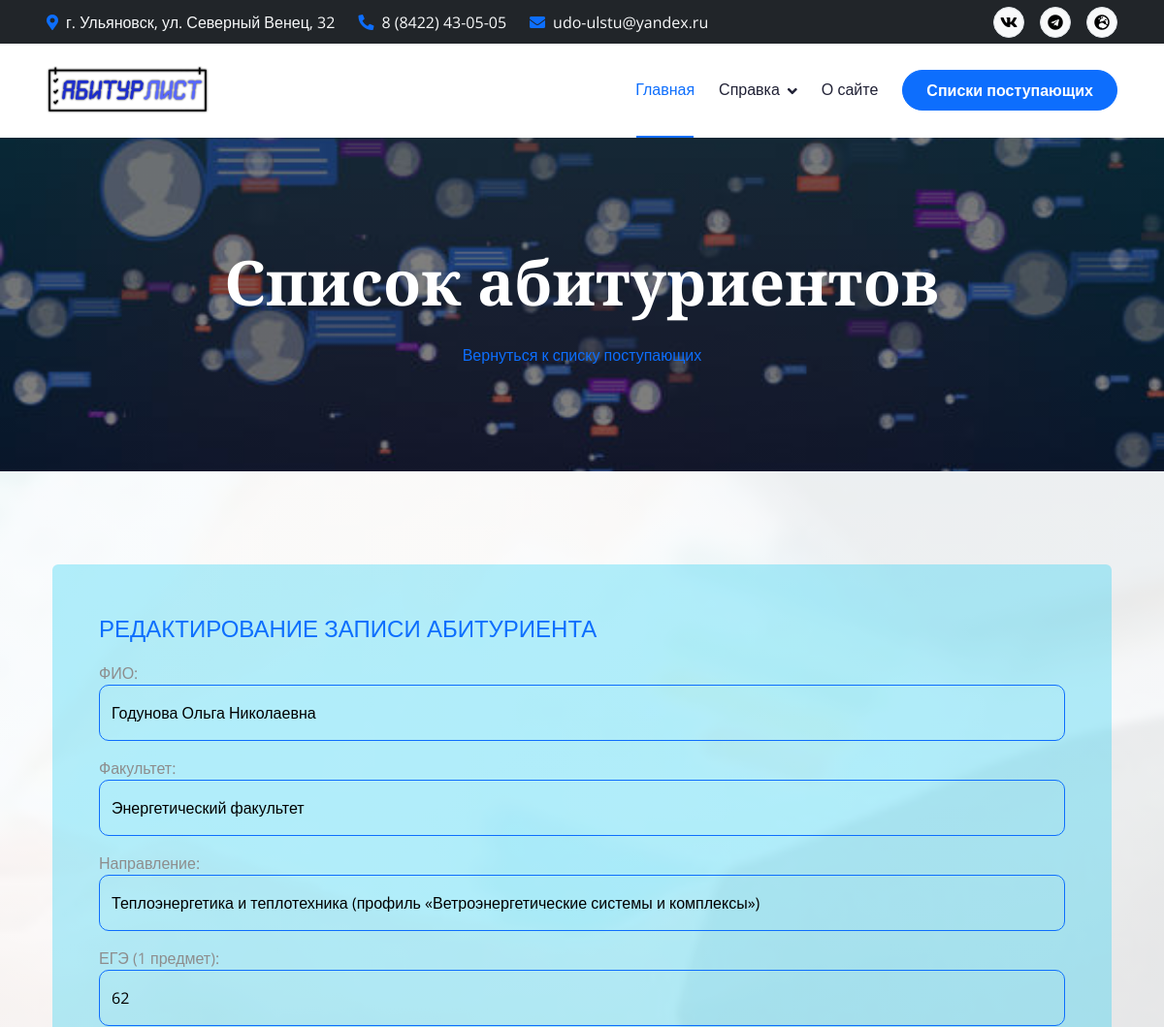
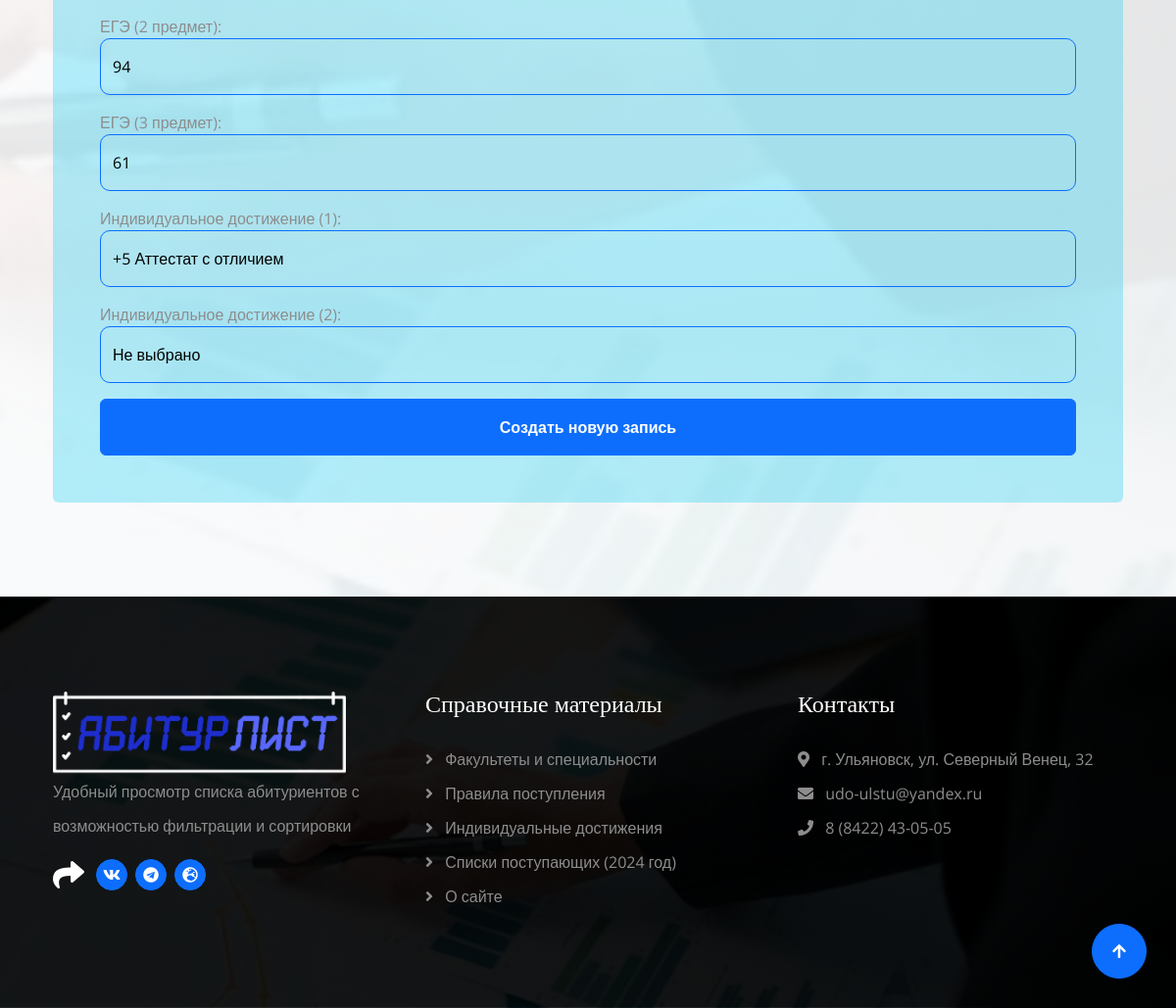
The page /applicants/16/edit on the database its author committed (2 pictures, top to bottom).
### web_app/models.py (models this page shows)
class Applicant(db.Model):
    __tablename__ = 'applicants'
    id = db.Column(db.Integer, primary_key=True)
    fullname = db.Column(db.String(500), nullable=False)
    ege1 = db.Column(db.Integer, nullable=False)
    ege2 = db.Column(db.Integer, nullable=False)
    ege3 = db.Column(db.Integer, nullable=False)
    specialty_id = db.Column(db.Integer, db.ForeignKey('specialties.id'), nullable=False)
    individualachievements1_id = db.mapped_column(db.Integer, db.ForeignKey('individualachievementss.id'), nullable=True)
    individualachievements2_id = db.mapped_column(db.Integer, db.ForeignKey('individualachievementss.id'), nullable=True)
    specialty = db.relationship('Specialty')
    individualachievements1 = db.relationship('IndividualAchievements', foreign_keys=[individualachievements1_id])
    individualachievements2 = db.relationship('IndividualAchievements', foreign_keys=[individualachievements2_id])

### web_app/views.py (the view, shortened to what this page needs)
@app.route('/applicants/<a_id>/edit', methods=['GET', 'POST'])
def applicant_edit(a_id):
    faculties = Faculty.query.all()
    specialties = Specialty.query.all()
    ia = IndividualAchievements.query.all()
    select_applicant = Applicant.query.filter_by(id=int(a_id)).first()
    return render_template('applicant_edit.html', faculties=faculties, specialties=specialties, ia=ia, applicant=select_applicant)

### web_app/views.py (called while the page is built)
@app.after_request
def redirect_to_signin(response):
    if response.status_code == 401:
        return redirect(url_for('login'))
    return response

### web_app/templates/applicant_edit.html (shortened to what this page needs)
{% extends 'base.html' %}
{% block content %}
        <div class="container-fluid bg-breadcrumb">
            <div class="container text-center py-5" style="max-width: 900px;">
                <h3 class="text-white display-3 mb-4 wow fadeInDown" data-wow-delay="0.1s">Список абитуриентов</h1>
                <ol class="breadcrumb justify-content-center mb-0 wow fadeInDown" data-wow-delay="0.3s">
                    <li class="breadcrumb-item active text-primary"><a href="{{ url_for('applicants') }}">Вернуться к списку поступающих</a></li>
                </ol>
            </div>
        </div>
        <div class="container-fluid appointment py-5">
            <div class="container py-5">
                <div class="row g-5 align-items-center">
                    <div class="col-lg-12 wow fadeInRight" data-wow-delay="0.4s">
                        <div class="appointment-form rounded p-5">
                            <p class="fs-4 text-uppercase text-primary">Редактирование записи абитуриента</p>
                            <form method="POST" enctype="multipart/form-data">
                                <div class="row gy-3 gx-4">
                                    <div class="col-xl-12">
                                        <label>ФИО:</label>
                                        <input type="text" name="fullname" value="{{ applicant.fullname }}" class="form-control py-3 border-primary bg-transparent text-black" placeholder="Иванов Иван Иванович" value="{{ lastname }}" required>
                                    </div>
                                    <div class="col-xl-12">
                                        <label>Факультет:</label>
                                        <select id="faculties" name="faculties" onchange="faculty_id_click()" class="form-control py-3 border-primary bg-transparent text-black">
                                            {% for f in faculties %}
                                                <option value="{{ f.id }}" {% if f.id == applicant.specialty.faculty.id %} selected {% endif %}>{{ f.name }}</option>
                                            {% endfor %}
                                        </select>
                                    </div>
                                    <div class="col-xl-12">
                                        <label>Направление:</label>
                                        <select id="specialties" name="specialties" class="form-control py-3 border-primary bg-transparent text-black" placeholder="Фамилия" value="{{ lastname }}" required>
                                            {% for s in specialties %}
                                                {% if s.faculty.id == applicant.specialty.faculty.id %}
                                                    <option id="{{ s.faculty.id }}" value="{{ s.id }}" {% if s.id == applicant.specialty.id %} selected {% endif %}>{{ s.name }} (профиль «{{ s.profile }}»)</option>
                                                {% else %}
                                                    <option id="{{ s.faculty.id }}" value="{{ s.id }}" style="display:none">{{ s.name }} (профиль «{{ s.profile }}»)</option>
                                                {% endif %}
                                            {% endfor %}
                                        </select>
                                    </div>
                                    <div class="col-xl-12">
                                        <label>ЕГЭ (1 предмет):</label>
                                        <input type="number" name="ege1" min="10" max="100" value="{{ applicant.ege1 }}" class="form-control py-3 border-primary bg-transparent text-black" placeholder="Телефон" value="{{ telephone }}" required>
                                    </div>
                                    <div class="col-xl-12">
                                        <label>ЕГЭ (2 предмет):</label>
                                        <input type="number" name="ege2" min="10" max="100" value="{{ applicant.ege2 }}" class="form-control py-3 border-primary bg-transparent text-black" placeholder="Телефон" value="{{ telephone }}" required>
                                    </div>
                                    <div class="col-xl-12">
                                        <label>ЕГЭ (3 предмет):</label>
                                        <input type="number" name="ege3" min="10" max="100" value="{{ applicant.ege3 }}" class="form-control py-3 border-primary bg-transparent text-black" placeholder="Телефон" value="{{ telephone }}" required>
                                    </div>
                                    <div class="col-xl-12">
                                        <label>Индивидуальное достижение (1):</label>
                                        <select name="individual1" class="form-control py-3 border-primary bg-transparent text-black">
                                            {% for i in ia %}
                                                <option value="{{ i.id }}" {% if applicant.individualachievements1_id == i.id %} selected {% endif %}>+{{i.score}} {{ i.name }}</option>
                                            {% endfor %}
                                        </select>
                                    </div>
                                    <div class="col-xl-12">
                                        <label>Индивидуальное достижение (2):</label>
                                        <select name="individual2" class="form-control py-3 border-primary bg-transparent text-black">
                                            <option value="0">Не выбрано</option>
                                        </select>
                                    </div>
                                    <div class="col-12">
                                        <button type="submit" class="btn btn-primary text-white w-100 py-3 px-5">Создать новую запись</button>
                                    </div>
                                </div>
                            </form>
                        </div>
                    </div>
                </div>
            </div>
        </div>
{% endblock %}

### web_app/static/css/style.css (style rules this page uses)
.btn { font-weight: 600; transition: .5s; }
.btn.btn-primary { box-shadow: inset 0 0 0 0 var(--bs-blue); }
.bg-breadcrumb { background: linear-gradient(rgba(0, 0, 0, 0.5), rgba(0, 0, 0, 0.5)), url(../img/page_users.jpg); background-position: center center; background-repeat: no-repeat; background-size: cover; padding: 160px 0 60px 0; }
.bg-breadcrumb .breadcrumb-item a { color: var(--bs-primary) !important; }
.appointment { background: linear-gradient(rgba(255, 255, 255, 0.9), rgba(255, 255, 255, 0.9)), url(../img/carousel-2.jpg); background-position: center center; background-repeat: no-repeat; background-size: cover; background-attachment: fixed; }
.appointment .appointment-form { background: rgba(13, 202, 240, 0.3); }
.appointment .appointment-form .btn.btn-primary { box-shadow: inset 0 0 0 0 var(--bs-blue); }

### rows shown on the page
Applicant: fullname "Годунова Ольга Николаевна", ege1 "62", ege2 "94", ege3 "61", individual1 "+5 Аттестат с отличием"

### other values the page prints
form field faculties "Энергетический факультет"
form field specialties "Теплоэнергетика и теплотехника (профиль «Ветроэнергетические системы и комплексы»)"
